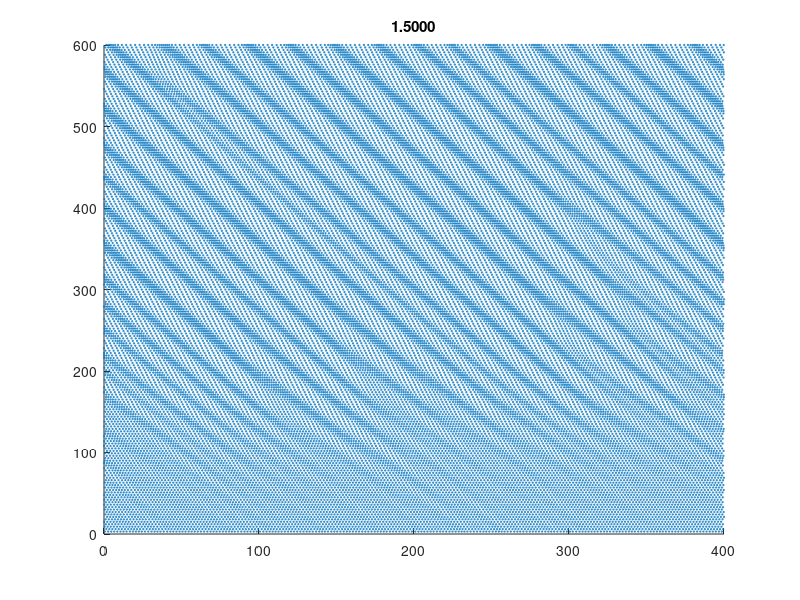

This chart was generated by the following MATLAB code:
% LQR-based traffic smoothing.

function test_traffic_lqr
global a
%rng('default')

close all

count=0;
%as=linspace(1,2,3);
while count<1%numel(as)
  %a=as(count+1);
  [x,status]=init;
  if status~=-1
    run(x)
    count=count+1;
  end
end

% init;
% roa;

%=~=~=~=~=~=~=~=~=~=~=~=~=~=~=~=~=~=~=~=~=~=~=~=~=~=~=~=~=~=~=~=~=~=~=~=~=~
function [x,status]=init
global n_cars L a vmax active
status=0;
a=1.5;

% rng('default');

vmax=1;
n_cars=200;
L=400;

pos=flipud(linspace(L/n_cars,L,n_cars)');
pert=0.1*L/n_cars*(2*rand(n_cars,1)-1);
%pert=0.3*L/n_cars*(rand(n_cars,1)<0.01);
pos=pos+pert;

vel=vopt(xtod(pos));
%pert=0.3*L/n_cars*(rand(n_cars,1)<0.01);
vel=vel+pert;
x=[pos;vel];
%x=[pos;zeros(n_cars,1)];
%x(floor(1.1*n_cars))=1;

%car_ind=2:n_cars;
%active=car_ind(rand(1,n_cars-1)<0.1);
%active=[1:50:n_cars];
active=[];

%=~=~=~=~=~=~=~=~=~=~=~=~=~=~=~=~=~=~=~=~=~=~=~=~=~=~=~=~=~=~=~=~=~=~=~=~=~
function run(x)
global n_cars tidx L a
% Boundary for plotting
dt=0.3;
figure
iter=2000;
skip=10;
time_evol=zeros(n_cars*floor(iter/skip),2);
for tidx=1:iter
  xdot=dynamics(x);
  if ~mod(tidx,skip)
    %plot_cars(x,xdot);
    time_evol(n_cars*(tidx/skip-1)+1:n_cars*(tidx/skip),:)=horzcat(mod(x(1:n_cars),L),tidx*dt*ones(n_cars,1));
  end
  
  % Runge-Kutta integration.
  xdotk1=dynamics(x);
  xt=x+dt*xdotk1*0.5;
  
  xdotk2=dynamics(xt);
  xt=x+xdotk2*dt*0.5;
  
  xdotk3=dynamics(xt);
  xt=x+xdotk3*dt;
  
  xdotk4=dynamics(xt);
  x=x+(xdotk1+2*xdotk2+2*xdotk3+xdotk4)/6*dt;
end

scatter(time_evol(:,1),time_evol(:,2),'k.','SizeData',1);
title(sprintf('%.4f',a));
set(gcf,'Position',[200,200,400,300]);

%=~=~=~=~=~=~=~=~=~=~=~=~=~=~=~=~=~=~=~=~=~=~=~=~=~=~=~=~=~=~=~=~=~=~=~=~=~
function xdot=dynamics(x)
global n_cars a active
xdot=zeros(2*n_cars,1);
d=xtod(x);
xdot(1:n_cars)=x(n_cars+1:2*n_cars);
xdot(n_cars+1:2*n_cars)=a*(vopt(d)-x(n_cars+1:2*n_cars));
% Linear PD
% xdot(active+n_cars)=0.001*(x(active-1)-x(active)-1*x(n_cars+active))+0.001*(x(active+n_cars-1)-x(active+n_cars));
% Nonlinear: Pretend there is less headway (be more conservative)
xdot(n_cars+active)=a*(vopt(d(active).^0.5)-x(n_cars+active));

%=~=~=~=~=~=~=~=~=~=~=~=~=~=~=~=~=~=~=~=~=~=~=~=~=~=~=~=~=~=~=~=~=~=~=~=~=~
function d=xtod(x)
global L n_cars
d=[x(n_cars)-x(1)+L;x(1:n_cars-1)-x(2:n_cars)];

%=~=~=~=~=~=~=~=~=~=~=~=~=~=~=~=~=~=~=~=~=~=~=~=~=~=~=~=~=~=~=~=~=~=~=~=~=~
function v=vopt(h)
global vmax L n_cars
v=zeros(size(h));
%v(h>1)=vmax*(h(h>1)-1).^3./(1+(h(h>1)-1).^3);
%v(h>1)=vmax*(h(h>1)-1).^3./h(h>1).^3;
v=vmax*(tanh(h-2)+tanh(2));

%=~=~=~=~=~=~=~=~=~=~=~=~=~=~=~=~=~=~=~=~=~=~=~=~=~=~=~=~=~=~=~=~=~=~=~=~=~
function roa
global n_cars a
f=1;
A=zeros(n_cars*2);
A(1,1+n_cars)=1;
A(1+n_cars,n_cars)=a*f;
A(1+n_cars,1)=-a*f;
A(1+n_cars,1+n_cars)=-a;
for i=2:n_cars
  A(i,i+n_cars)=1;
  A(i+n_cars,i-1)=a*f;
  A(i+n_cars,i)=-a*f;
  A(i+n_cars,i+n_cars)=-a;
end

P=lyap(A,eye(2*n_cars));
max(P(:))
res=50;
[X,Y]=meshgrid(linspace(-13,13,res),linspace(-13,13,res));
x=[reshape(X,1,numel(X));reshape(Y,1,numel(Y))];
for i=1:50;
  l=ceil(rand*2*n_cars);
  m=ceil(rand*2*n_cars);
  V=diag(x'*P([l,m],[l,m])*x);
  V=reshape(V,res,res);
  imagesc(V)
  colorbar;
  pause;
end


%=~=~=~=~=~=~=~=~=~=~=~=~=~=~=~=~=~=~=~=~=~=~=~=~=~=~=~=~=~=~=~=~=~=~=~=~=~
function plot_cars(x,xdot)
global n_cars L tidx active

subplot(4,2,[1,3,5,7])
  radius=L/(2*pi);
  thetas=x(1:n_cars)/radius;
  scatter(radius*cos(thetas),radius*sin(thetas),linspace(10,80,n_cars),linspace(1,32,n_cars),'filled');
  colormap('cool')
  hold on
  for aidx=active
    scatter(radius*cos(thetas(aidx)),radius*sin(thetas(aidx)),'ro','SizeData',25,'MarkerEdgeColor','r','MarkerFaceColor','r');
  end
  hold off
  % hold on
  % scatter(radius*cos(theta_goals),radius*sin(theta_goals),5,'k','filled');
  hold off
  axis square
  xlim([-radius,radius])
  ylim([-radius,radius])
  title(sprintf('Cars %d',tidx))

subplot(422)
%stem(xtod(x(1:n_cars)),'k')
plot(xtod(x(1:n_cars)),'k')
title('Spacings')

subplot(424)
%stem(x(1:n_cars),'k')
plot(x(1:n_cars),'k')
title('Positions')

subplot(426)
%stem(x(n_cars+1:2*n_cars),'k')
plot(x(n_cars+1:2*n_cars),'k')
title('Velocities')

subplot(428)
%stem(xdot(n_cars+1:2*n_cars),'k')
plot(xdot(n_cars+1:2*n_cars),'k')
title('Accelerations')

drawnow;
set(gcf,'Position',[100,100,1000,500]);
pause(0.01)
